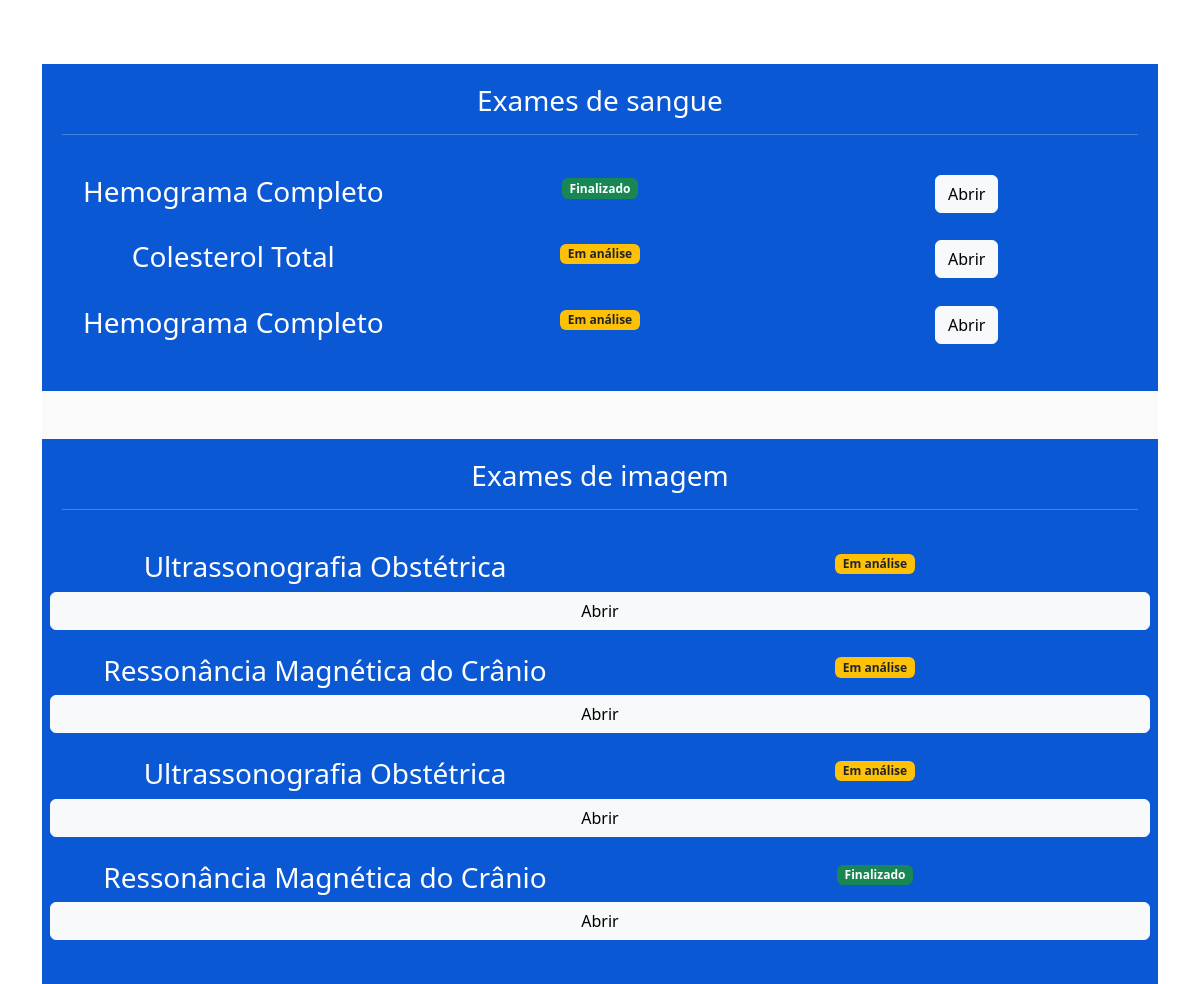
/empresarial/cliente/4 (signed in), run on the app's committed database.
### exames/models.py (models this page shows, shortened)
class SolicitacaoExame(models.Model):
    choice_status = (
    ('E', 'Em análise'),
    ('F', 'Finalizado')
    )
    usuario = models.ForeignKey(User, on_delete=models.DO_NOTHING)
    exame = models.ForeignKey(TiposExames, on_delete=models.DO_NOTHING)
    status = models.CharField(max_length=2, choices=choice_status)
    resultado = models.FileField(upload_to="resultados", null=True, blank=True)
    requer_senha = models.BooleanField(default=False)
    senha = models.CharField(max_length=6, null=True, blank=True)
    def badge_template(self):
        if self.status == 'E':
            classes_css = 'bg-warning text-dark'
            texto = "Em análise"
        elif self.status == 'F':
            classes_css = 'bg-success'
            texto = "Finalizado"
        return mark_safe(f"<span class='badge bg-primary {classes_css}'>{texto}</span>")

class TiposExames(models.Model):
    tipo_choices = (
    ('I', 'Exame de imagem'),
    ('S', 'Exame de Sangue')
    )
    nome = models.CharField(max_length=50)
    tipo = models.CharField(max_length=2, choices=tipo_choices)
    preco = models.FloatField()
    disponivel = models.BooleanField(default=True)
    horario_inicial = models.IntegerField()
    horario_final = models.IntegerField()

### empresarial/views.py (the view)
# urls.py: path('cliente/<int:cliente_id>', views.cliente, name="cliente"),
@staff_member_required
def cliente(request, cliente_id):
    cliente = User.objects.get(id=cliente_id)
    exames = SolicitacaoExame.objects.filter(usuario=cliente)
    return render(request, 'cliente.html', {'cliente': cliente, 'exames': exames})

### empresarial/templates/cliente.html (shortened to what this page needs)
{% extends "bases/base.html" %}
{% load static %}
{% block 'head' %}
    <link href="{% static 'exames/css/css.css' %}" rel="stylesheet">
    <link href="{% static 'exames/css/gerenciar_pedidos.css' %}" rel="stylesheet">
    <link href="{% static 'exames/css/gerenciar_exames.css' %}" rel="stylesheet">
{% endblock 'head' %}
{% block 'conteudo' %}
    <br>
    <br>
    <div class="container">
        <div class="card card-view">
            <div class="sub-card">
                <h3>Exames de sangue</h3>
                <hr>
                <br>
                {% for exame in exames  %}
                    {% if  exame.exame.tipo == 'S'%}
                        <div class="row">
                            <div class="col-md"><h3>{{exame.exame.nome}}</h3></div>
                            <div class="col-md">{{exame.badge_template}}</div>
                            <div class="col-md">
                                <a href="{% url "exame_cliente" exame.id %}" class="btn btn-light">Abrir</a>
                            </div>
                        </div>
                        <br>
                    {% endif %}
                {% endfor %}
            </div>
            <br>
            <br>
            <div class="sub-card">
                <h3>Exames de imagem</h3>
                <hr>
                <br>
                {% for exame in exames  %}
                    {% if  exame.exame.tipo == 'I'%}
                        <div class="row">
                            <div class="col-md"><h3>{{exame.exame.nome}}</h3></div>
                            <div class="col-md">{{exame.badge_template}}</div>
                            <a href="{% url "exame_cliente" exame.id %}" class="btn btn-light">Abrir</a>
                        </div>
                        <br>
                    {% endif %}
                {% endfor %}
            </div>
        </div>
    </div>
{% endblock 'conteudo' %}

### templates/static/geral/css/base.css (style rules this page uses)
:root { --main-color: #042151; --dark-color: #0a58d4; --light-color: #15c4f6; --contrast-color: #043e8f; --differential-color: #9ffafa; }
* { color: white }

### templates/static/exames/css/css.css (style rules this page uses)
body { background-image: url('/static/geral/img/bg2.jpg'); background-size: cover; }
.card { background-color: rgba(217, 217, 217, .14); color: white; padding: 15px; }

### templates/static/exames/css/gerenciar_pedidos.css (style rules this page uses)
.card-view { text-align: center; padding: 0; border: none; height: 70vh; }

### templates/static/exames/css/gerenciar_exames.css (style rules this page uses)
.sub-card { background-color: var(--dark-color); padding: 20px; }

### data on the page
SolicitacaoExame: exame.nome "Hemograma Completo", badge_template "Finalizado"
SolicitacaoExame: exame.nome "Colesterol Total", badge_template "Em análise"
SolicitacaoExame: exame.nome "Hemograma Completo", badge_template "Em análise"
SolicitacaoExame: exame.nome "Ultrassonografia Obstétrica", badge_template "Em análise"
SolicitacaoExame: exame.nome "Ressonância Magnética do Crânio", badge_template "Em análise"
SolicitacaoExame: exame.nome "Ultrassonografia Obstétrica", badge_template "Em análise"
SolicitacaoExame: exame.nome "Ressonância Magnética do Crânio", badge_template "Finalizado"
